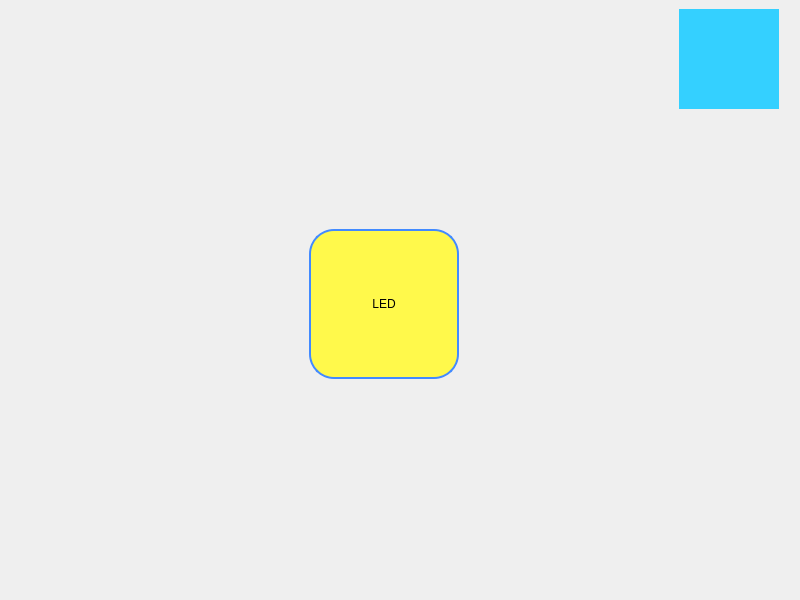
<?xml version="1.0" encoding="UTF-8"?>
<ui version="4.0">
 <class>MainWin</class>
 <widget class="QMainWindow" name="MainWin">
  <property name="geometry">
   <rect>
    <x>0</x>
    <y>0</y>
    <width>800</width>
    <height>600</height>
   </rect>
  </property>
  <property name="windowTitle">
   <string>MainWindow</string>
  </property>
  <property name="styleSheet">
   <string notr="true">QWidget#centralwidget{
		
	border-image: url(:/红.jpg);
}</string>
  </property>
  <widget class="QWidget" name="centralwidget">
   <layout class="QGridLayout" name="gridLayout">
    <item row="0" column="0">
     <widget class="QWidget" name="widget" native="true">
      <widget class="QPushButton" name="ledBtn">
       <property name="geometry">
        <rect>
         <x>300</x>
         <y>220</y>
         <width>150</width>
         <height>150</height>
        </rect>
       </property>
       <property name="sizePolicy">
        <sizepolicy hsizetype="Fixed" vsizetype="Fixed">
         <horstretch>0</horstretch>
         <verstretch>0</verstretch>
        </sizepolicy>
       </property>
       <property name="minimumSize">
        <size>
         <width>150</width>
         <height>150</height>
        </size>
       </property>
       <property name="maximumSize">
        <size>
         <width>150</width>
         <height>150</height>
        </size>
       </property>
       <property name="styleSheet">
        <string notr="true">border:2px solid#428aff;
border-radius:25px;
background-color: rgb(255, 249, 75);</string>
       </property>
       <property name="text">
        <string>LED</string>
       </property>
      </widget>
      <widget class="AnimationButton" name="backBtn" native="true">
       <property name="geometry">
        <rect>
         <x>670</x>
         <y>0</y>
         <width>100</width>
         <height>100</height>
        </rect>
       </property>
       <property name="minimumSize">
        <size>
         <width>100</width>
         <height>100</height>
        </size>
       </property>
       <property name="maximumSize">
        <size>
         <width>100</width>
         <height>100</height>
        </size>
       </property>
       <property name="styleSheet">
        <string notr="true">background-color: rgb(52, 208, 255);</string>
       </property>
      </widget>
     </widget>
    </item>
   </layout>
  </widget>
 </widget>
 <customwidgets>
  <customwidget>
   <class>AnimationButton</class>
   <extends>QWidget</extends>
   <header>animationbutton.h</header>
   <container>1</container>
  </customwidget>
 </customwidgets>
 <resources/>
 <connections/>
</ui>
